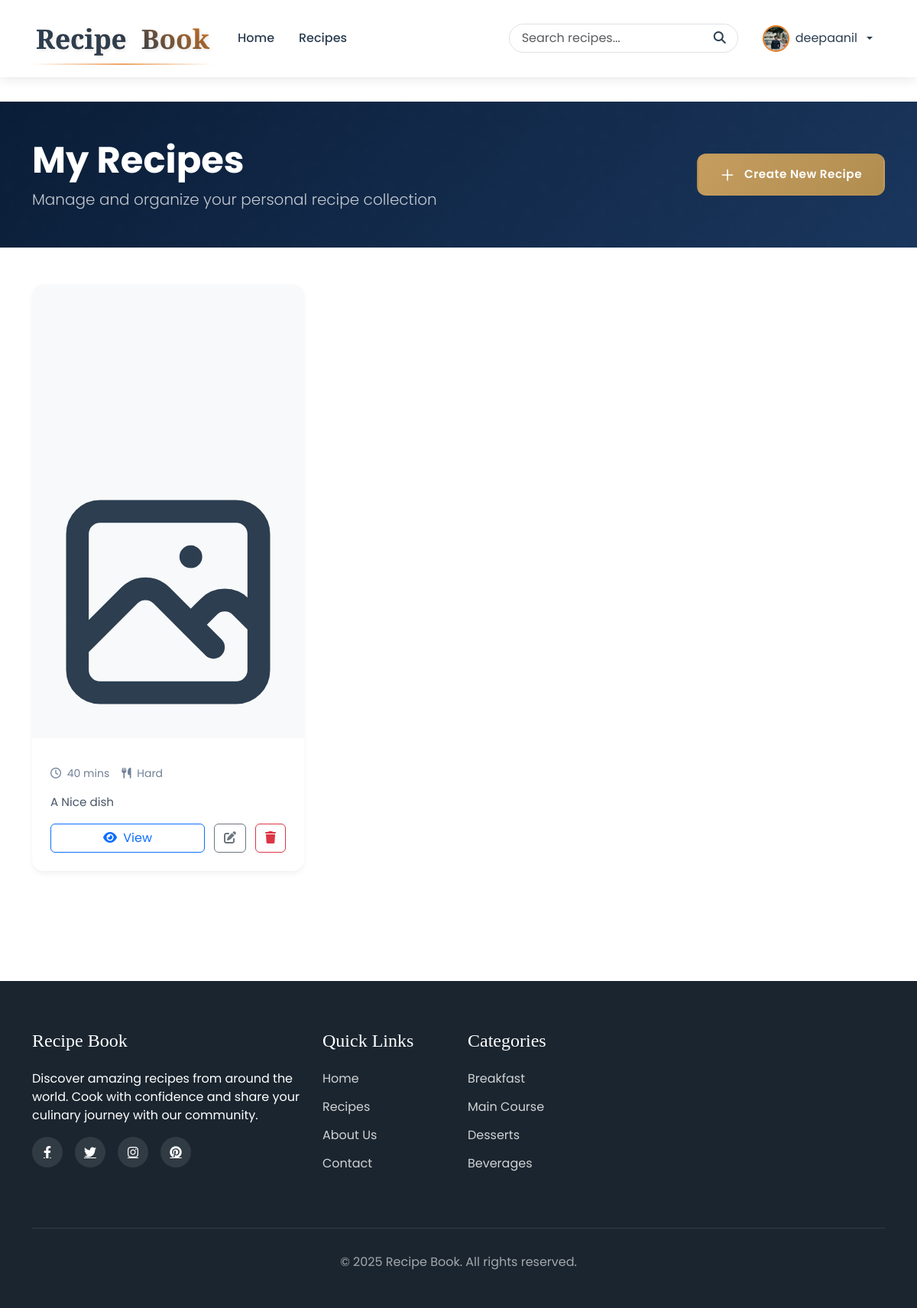
Page /recipes/my-recipes/ (signed in) on the earlier database version.
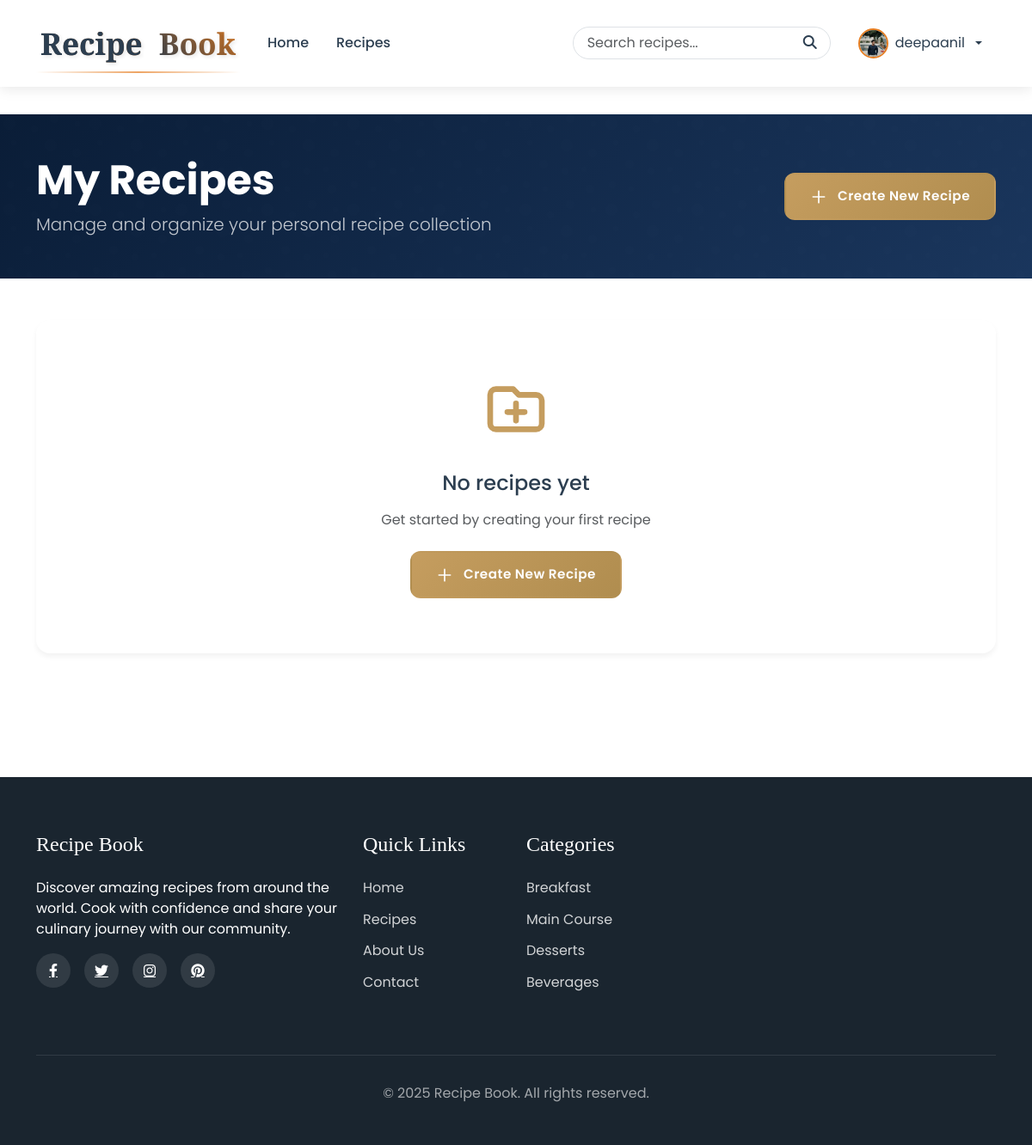
Same page on the later database version.
### recipes/models.py (models this page shows, shortened)
class Recipe(models.Model):
    DIFFICULTY_CHOICES = (
        ('easy', 'Easy'),
        ('medium', 'Medium'),
        ('hard', 'Hard'),
    )
    CATEGORY_CHOICES = (
        ('breakfast', 'Breakfast'),
        ('lunch', 'Lunch'),
        ('dinner', 'Dinner'),
        ('dessert', 'Dessert'),
        ('snack', 'Snack'),
        ('beverage', 'Beverage'),
        ('other', 'Other'),
    )
    user = models.ForeignKey(User, on_delete=models.CASCADE, related_name='recipes')
    name = models.CharField(max_length=200)
    description = models.TextField(blank=True)
    preparation_steps = models.TextField()
    preparation_time = models.PositiveIntegerField(help_text="Time in minutes")
    cooking_time = models.PositiveIntegerField(help_text="Time in minutes")
    difficulty = models.CharField(max_length=10, choices=DIFFICULTY_CHOICES, default='medium')
    category = models.CharField(max_length=20, choices=CATEGORY_CHOICES, default='other')
    servings = models.PositiveIntegerField(default=4)
    view_count = models.PositiveIntegerField(default=0)
    created_at = models.DateTimeField(auto_now_add=True)
    updated_at = models.DateTimeField(auto_now=True)
    def total_time(self):
        return self.preparation_time + self.cooking_time

### recipes/views.py (the view)
# urls.py: path('my-recipes/', views.MyRecipesView.as_view(), name='my_recipes'),
class MyRecipesView(LoginRequiredMixin, ListView):
    model = Recipe
    template_name = 'recipes/my_recipes.html'
    context_object_name = 'user_recipes'
    paginate_by = 12
    def get_queryset(self):
        return Recipe.objects.filter(user=self.request.user).order_by('-created_at')
    def get_context_data(self, **kwargs):
        context = super().get_context_data(**kwargs)
        context['total_recipes'] = self.get_queryset().count()
        return context

### recipes/templates/recipes/my_recipes.html (shortened to what the changed rows need)
{% extends 'base.html' %}
{% load static %}
{% block content %}
<section class="page-header">
    <div class="container">
        <div class="d-flex justify-content-between align-items-center flex-wrap gap-3">
            <div>
                <h1 class="display-5 fw-bold mb-2">My Recipes</h1>
            </div>
        </div>
    </div>
</section>
<div class="container pb-5">
    {% if user_recipes %}
        <div class="row g-4">
            {% for recipe in user_recipes %}
                <div class="col-12 col-md-6 col-lg-4">
                    <article class="recipe-card">
                        <div class="recipe-image-container">
                            {% if recipe.image %}
                                <img src="{{ recipe.image.url }}" alt="{{ recipe.title }}" class="recipe-image">
                            {% else %}
                                <div class="h-100 d-flex align-items-center justify-content-center">
                                </div>
                            {% endif %}
                        </div>
                        <div class="recipe-content">
                            <div class="recipe-meta">
                                <span>
                                    <i class="far fa-clock me-1"></i>
                                    {{ recipe.total_time }} mins
                                </span>
                                <span>
                                    <i class="fas fa-utensils me-1"></i>
                                    {{ recipe.get_difficulty_display }}
                                </span>
                            </div>
                            <p class="recipe-description">{{ recipe.description|truncatechars:120 }}</p>
                            <div class="recipe-actions">
                                <a href="{% url 'recipes:recipe-detail' recipe.id %}" class="btn btn-outline-primary flex-grow-1">
                                    <i class="fas fa-eye me-1"></i> View
                                </a>
                                <a href="{% url 'recipes:recipe-update' recipe.id %}" class="btn btn-outline-secondary">
                                    <i class="fas fa-edit"></i>
                                </a>
                                <a href="{% url 'recipes:recipe-delete' recipe.id %}" class="btn btn-outline-danger"
                                   onclick="return confirm('Are you sure you want to delete this recipe?')">
                                    <i class="fas fa-trash"></i>
                                </a>
                            </div>
                        </div>
                    </article>
                </div>
            {% endfor %}
        </div>
    {% else %}
        <div class="empty-state">
            <svg class="empty-state-icon" fill="none" stroke="currentColor" viewBox="0 0 24 24">
                <path stroke-linecap="round" stroke-linejoin="round" stroke-width="2"
                      d="M9 13h6m-3-3v6m-9 1V7a2 2 0 012-2h6l2 2h6a2 2 0 012 2v8a2 2 0 01-2 2H5a2 2 0 01-2-2z">
                </path>
            </svg>
            <h3 class="h4 mb-3">No recipes yet</h3>
            <p class="text-muted mb-4">Get started by creating your first recipe</p>
            <a href="{% url 'recipes:recipe-create' %}" class="btn-create">
                <svg class="w-5 h-5" fill="none" stroke="currentColor" viewBox="0 0 24 24">
                    <path stroke-linecap="round" stroke-linejoin="round" stroke-width="2" d="M12 4v16m8-8H4"></path>
                </svg>
                <span class="btn-create-text">Create New Recipe</span>
            </a>
        </div>
    {% endif %}
</div>
{% endblock %}

Differences in the rows shown:
removed Recipe: total_time "40", difficulty "Hard", description "A Nice dish"
Other differences:
text now shown: "No recipes yet Get started by creating your first recipe Create New Recipe"
